Frame 1 (no input): blank canvas, image omitted
Frame 60 (no input): blank canvas, image omitted
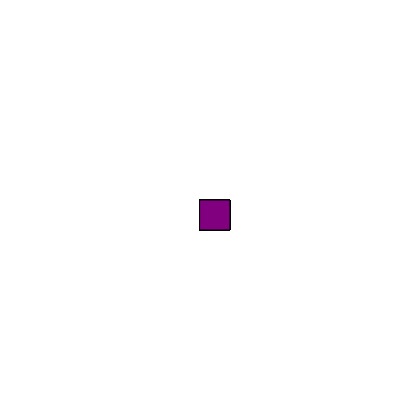
Frame 120 (the mouse pressed at the canvas centre since frame 60)

The p5.js sketch whose frames 1 and 60 were blank and that drew this single picture after the mouse press (run headless with seeded random() and noise() and a simulated clock; from frame 60 on, the mouse is pressed at the canvas centre):

// p5.js sketch
// ── sketch.js
function setup() {
    createCanvas(400, 400);
     background("white");
  }
  
  function draw() {
   
    
    stroke("black");
    fill("purple");
  
   //console.log(mouseIsPressed);
    if (mouseIsPressed)
    rect(mouseX, mouseY, 30, 30)
  
  }
